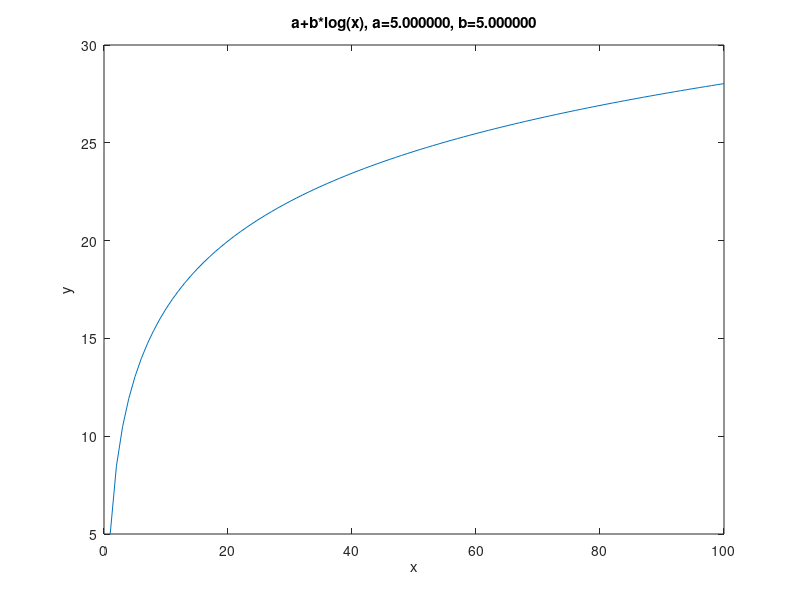
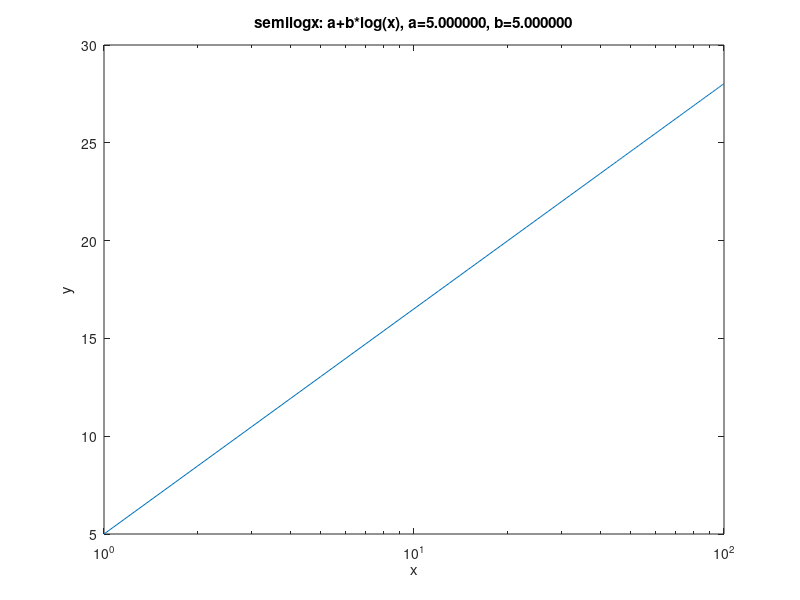
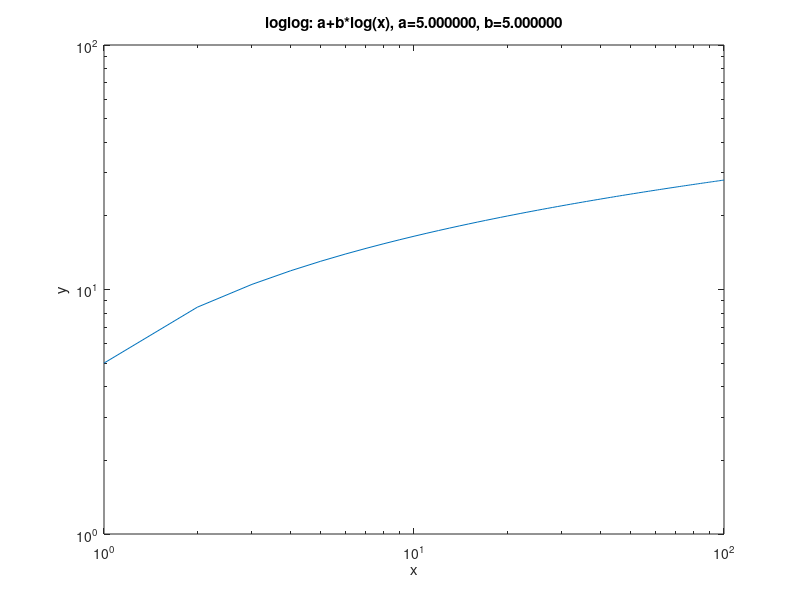

MATLAB code to generate these figures, in order: (Note: this script raises an error after producing the figures.)
% 2/27/2020 dayle play with natural log curve fitting
% start with some curves
x=1:100;
for a=5
    for b=5
        y1=a+b*log(x);
        figure
        plot(x,y1);
        myTitle = sprintf('a+b*log(x), a=%f, b=%f', a,b);
        title(myTitle);
        xlabel('x');
        ylabel('y');
        
        figure
        semilogx(x,y1); % straight
        myTitle = sprintf('semilogx: a+b*log(x), a=%f, b=%f', a,b); 
        title(myTitle);
        xlabel('x');
        ylabel('y');
        
        figure
        loglog(x,y1);
        myTitle = sprintf('loglog: a+b*log(x), a=%f, b=%f', a,b);
        title(myTitle);
        xlabel('x');
        ylabel('y');
        
%         y2=1-a*exp(-1.*x/b); % SHAPE FOR 1702 PEAK TIME SERIES
%         figure
%         plot(x,y2);
%         myTitle = sprintf('y=1-a*exp(-x/b), a=%f, b=%f', a,b);
%         title(myTitle);
%         xlabel('x');
%         ylabel('y');
    end
end

% now play with y1 and y2 and try to fit them to a model
%result1 = curveFitting(x, 0, y1, 1, [0.01 0.01]);
%result2 = curveFitting(x, 0, y2, 2, [0.01 0.01]);

% see which starting points work to find the correct coeffs a and b
result3 = curveFitting(x, 0, y1, 1, [1 5]); % no
pause(1);
% result3 = curveFitting(x, 0, y1, 1, [0.05 0.05]); % no
% pause(1);
% result3 = curveFitting(x, 0, y1, 1, [0.07 0.07]); % yes
% pause(1);
% result3 = curveFitting(x, 0, y1, 1, [0.1 0.1]); % yes
% pause(1);
% result3 = curveFitting(x, 0, y1, 1, [1.0 0.01]); % no
% pause(1);
% result3 = curveFitting(x, 0, y1, 1, [1.0 1.0]); % yes
% pause(1);
% % give it first point of dataset
% result3 = curveFitting(x, 0, y1, 1, [1.0 4.0937]); % yes
% pause(1);

%result4 = curveFitting(x, 0, y2, 1, [0.01 0.01]);
%pause(1);

function j = curveFitting(t, offset, y, model, startPoint)

    xCurve = (t-offset)';
    yCurve = y';
    myfittype=fittype('a +b*log(x)',...
    'dependent', {'y'}, 'independent',{'x'},...
    'coefficients', {'a','b'});
    f0=fit(xCurve,yCurve,myfittype,'StartPoint',startPoint);

%     xCurve = (t-offset)';
%     yCurve = y';
%     % xCurve and yCurve are both nx1 row-column form 
%     % StartPoint wants 2 points for this type of fit
%     f0 = fit(xCurve,yCurve,g,'StartPoint',startPoint);
% 
    % set the range to draw the exponential curve
    numRows = size(xCurve,1);
    startXX = xCurve(1);
    finishXX = xCurve(numRows);
    xx = linspace(startXX, finishXX, numRows);
    figure
    semilogx(xCurve,yCurve,'o',xx,f0(xx));
    myTitle = sprintf('use start point [%f %f]', startPoint);
    title(myTitle);
    fprintf('curve fitting results for model y=a+b*log(x):  a=%f, b=%f\n', f0.a, f0.b);
    j = f0;
end